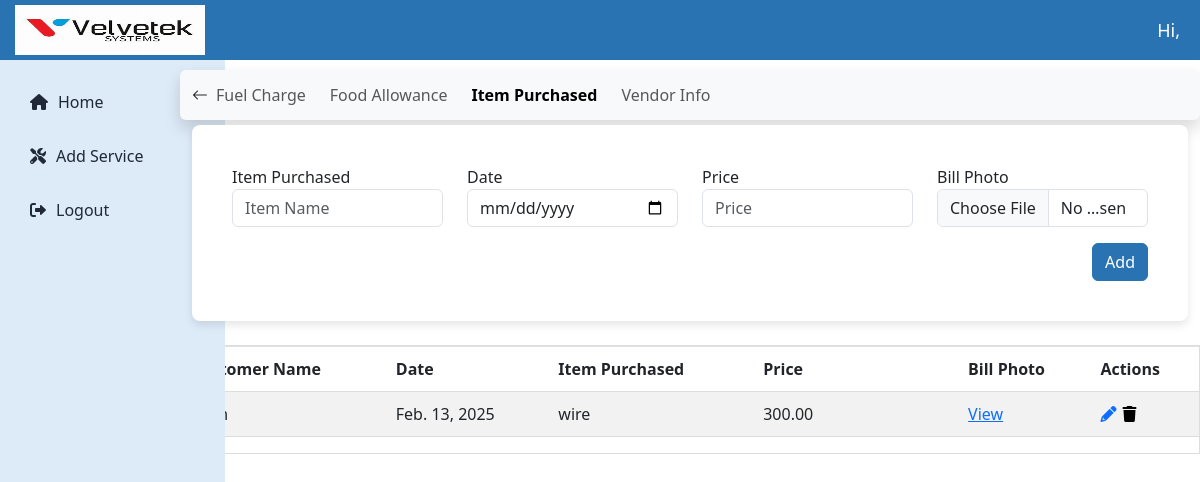
/technician/item-purchased/29/, run on the app's committed database.
### technicianapp/models.py (models this page shows)
class ItemPurchased(models.Model):
    date = models.DateField()
    item_name = models.CharField(max_length=200)
    price = models.DecimalField(max_digits=10, decimal_places=2)
    bill_photo = models.ImageField(upload_to='itempurchased')
    apply = models.ForeignKey(Apply, on_delete=models.CASCADE,related_name='itempurchased',blank=True,null=True)
    customer_name = models.CharField(max_length=225)
    issue = models.TextField()

### technicianapp/views.py (the view, shortened to what this page needs)
# urls.py: path('item-purchased/<int:apply_id>/',views.item_purchased,name='item_purchased'),
def item_purchased(request, apply_id):
    try:
        apply_instance = Apply.objects.get(id=apply_id)
    except Apply.DoesNotExist:
        messages.error(request, "Apply instance not found.")
        return redirect('apply_list')
    items = ItemPurchased.objects.filter(apply=apply_instance)
    context = {
        'apply': apply_instance,
        'items': items
    }
    return render(request, 'item_purchased.html', context)

### templates/item_purchased.html (shortened to what this page needs)
{% extends 'technician_dashboard.html' %}
{% block content %}
<div class="mt-0">
    <nav class="navbar navbar-expand-lg bg-light shadow rounded custom-navbar" style="max-width: 85%; margin-top: 5px; margin-left: auto;">
        <div class="container-fluid">
            <a class="nav-link d-none d-lg-block" href="{% url 'technician_dashboard' %}">
                <i class="bi bi-arrow-left"></i>
            </a>
            <div class="collapse navbar-collapse" id="vendorNav">
                <ul class="navbar-nav d-flex flex-wrap gap-2">
                    <li class="nav-item">
                        <a class="nav-link {% if request.resolver_match.url_name == 'fuelcharge' %}fw-bold active{% endif %}" href="{% url 'fuelcharge' apply.id %}" data-title="Fuel Charge">Fuel Charge</a>
                    </li>
                    <li class="nav-item">
                        <a class="nav-link {% if request.resolver_match.url_name == 'food_allowance' %}fw-bold active{% endif %}" href="{% url 'food_allowance' apply.id %}" data-title="Food Allowance">Food Allowance</a>
                    </li>
                    <li class="nav-item">
                        <a class="nav-link {% if request.resolver_match.url_name == 'item_purchased' %}fw-bold active{% endif %}" href="{% url 'item_purchased' apply.id %}" data-title="Item Purchased">Item Purchased</a>
                    </li>
                    <li class="nav-item">
                        <a class="nav-link {% if request.resolver_match.url_name == 'vendor_info' %}fw-bold active{% endif %}" href="{% url 'vendor_info' apply.id %}" data-title="Vendor Info">Vendor Info</a>
                    </li>
                </ul>
            </div>
        </div>
    </nav>
    <div class="container" style="max-width: 85%; margin-top: 5px; margin-right: unset;">
        <div class="card p-4">
            <div class="card-body">
                <form action="{% url 'item_purchased' apply.id %}" method="post" enctype="multipart/form-data">
                    <div class="row">
                        <div class="col-md-3">
                            <label for="item_name">Item Purchased</label>
                            <input type="text" class="form-control" id="item_name" name="item_name" placeholder="Item Name" required>
                        </div>
                        <div class="col-md-3">
                            <label for="date">Date</label>
                            <input type="date" class="form-control" id="date" name="date" required>
                        </div>
                        <div class="col-md-3">
                            <label for="price">Price</label>
                            <input type="number" class="form-control" id="price" name="price" placeholder="Price" required>
                        </div>
                        <div class="col-md-3">
                            <label for="bill_photo">Bill Photo</label>
                            <input type="file" class="form-control" id="bill_photo" name="bill_photo" accept="image/*" required>
                        </div>
                    </div>
                    <div class="d-flex justify-content-end mt-3">
                        <button type="submit" class="btn btn-primary">Add</button>
                    </div>
                </form>
            </div>
        </div>
    </div>
    </div>
    <div class="table-responsive mt-4 " style="max-width: 85%; margin-top: 5px; margin-left: auto;">
        {% if items %}
        <table id="basic-datatables" class="table table-striped table-bordered">
            <thead>
                <tr>
                    <th>Customer Name</th>
                    <th>Date</th>
                    <th>Item Purchased</th>
                    <th>Price</th>
                    <th>Bill Photo</th>
                    <th>Actions</th>
                </tr>
            </thead>
            <tbody>
                {% for d in items %}
                <tr>
                    <td>{{ d.customer_name }}</td>
                    <td>{{ d.date }}</td>
                    <td>{{ d.item_name }}</td>
                    <td>{{ d.price }}</td>
                    <td>
                        <a href="{{ d.bill_photo.url }}" target="_blank">View</a>
                    </td>
                    <td>
                        <div style="display: flex; align-items: center;">
                            <a href="{% url 'update_item_purchased' d.id %}" class="edit-itempurchased-btn" data-bs-toggle="modal" data-bs-target="#updateItemPurchasedModal{{ d.id }}">
                                <i class="fa fa-pencil-alt" aria-hidden="true" title="Update"></i>
                            </a>
                            <form action="{% url 'update_item_purchased' d.id %}" method="post" style="display: inline;">
                                <button type="button" class="icon-link delete-icon" title="Delete" data-bs-toggle="modal" data-bs-target="#deleteItemPurchasedModal{{ d.id }}">
                                    <i class="fa fa-trash" aria-hidden="true"></i>
                                </button>
                            </form>
                        </div>
                    </td>
                </tr>
                {% endfor %}
            </tbody>
        </table>
        {% else %}
<div class="alert alert-warning text-center">
    No item purchased available. Please add data.
</div>
{% endif %}
    </div>
{% endblock %}

### static/assets/css/admin_dashboard.css (style rules this page uses)
:root { --primary-color: #2973B2; --secondary-color: #F3F4F6; --accent-color: #441172; --text-color: #1F2937; --white: #ffffff; --sidebar-color: #DDEAF7; }
.card { border: none; border-radius: 8px; box-shadow: 0 4px 8px rgba(0, 0, 0, 0.1); transition: transform 0.2s ease, box-shadow 0.2s ease; }
.navbar { display: flex; position: relative; align-items: center; justify-content: space-between; background-color: var(--white); padding-top: 5px; padding-bottom: 5px; border-radius: 8px; box-shadow: 0 2px 4px rgba(0, 0, 0, 0.1); }
.btn-primary { background-color: var(--primary-color) !important; border-color: var(--primary-color) !important; color: #fff !important; }
.table-responsive { overflow-x: auto; overflow-y: auto; border: 1px solid #ddd; max-height: 485px; height: auto; transition: height 0.3s ease; }
.table { width: 100%; word-wrap: break-word; white-space: normal; table-layout: auto; border-collapse: collapse; }
.table th:nth-child(2), .table td:nth-child(2) { min-width: 100px !important; max-width: 150px !important; }
.table th:nth-child(3), .table td:nth-child(3) { min-width: 150px !important; max-width: 200px !important; }
.table th:nth-child(4), .table td:nth-child(4) { min-width: 150px !important; max-width: 150px !important; }
.table th, .table td { padding: 10px !important; text-align: left !important; border-bottom: 1px solid #ddd !important; border-right: none !important; border-left: none !important; }
.icon-link { color: 2973B2; text-decoration: none; }
.delete-icon { background: none; border: none; cursor: pointer; }

### templates/item_purchased.html (style rules this page uses)
.custom-navbar { width:1288px; margin-left: auto; margin-right: 0; }

### data on the page
ItemPurchased: date "Feb. 13, 2025", item_name "wire", price "300.00"
